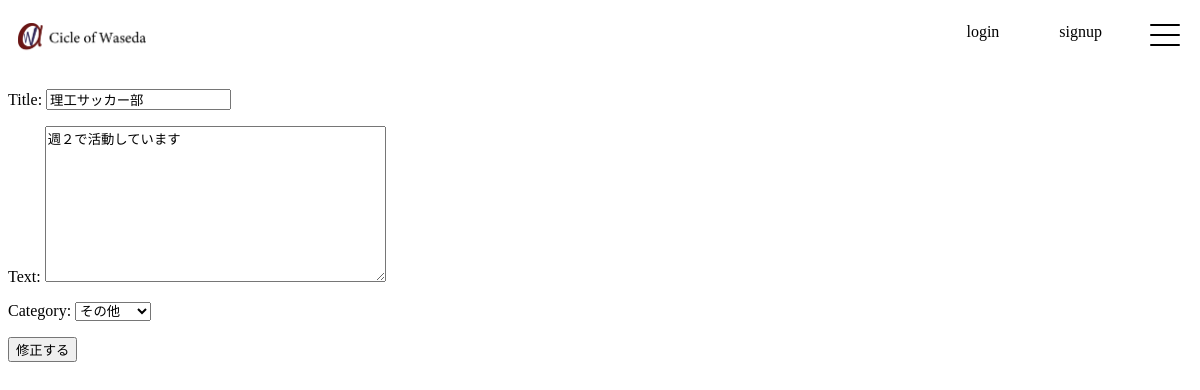
Page /book/7/update/ on the committed database.
### helloworldapp/models.py (models this page shows, shortened)
class Book(models.Model):
    title = models.CharField(max_length= 100)
    text = models.TextField()
    category = models.CharField(
        max_length = 100,
        choices = CATEGORY
        )

### helloworldapp/views.py (the view)
# urls.py: path('book/<int:pk>/update/', views.UpdateBookView.as_view() , name='update-book'),
class UpdateBookView(UpdateView):
    model = Book
    fields = ('title','text','category')
    template_name = 'book/book_update.html'
    success_url = reverse_lazy('list-book')

### helloworldapp/templates/book/book_update.html (shortened to what this page needs)
{% extends "header/header.html" %}
{% block content %}
       <form method="post" >{% csrf_token %}
              {{form.as_p}}
              <input type = 'submit' value="修正する">
       </form>
{% endblock content %}

### static/header/header.css (style rules this page uses)
body { font-weight: 400; overflow-x: hidden; }

### rows in the picture
Book: title "理工サッカー部", text "週２で活動しています", category "その他"
